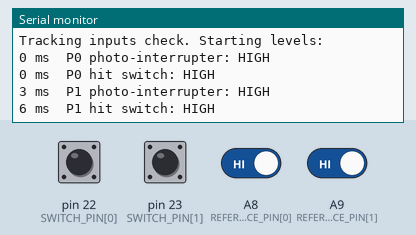
Recording of a sketch running on a simulated Arduino Mega 2560, built with avr-gcc and run on an emulated ATmega2560. On the bench: the last lines printed to the serial monitor. The test bench sets the inputs (shaded band); at power-on: A8 (REFERENCE_PIN[0]), A9 (REFERENCE_PIN[1]), pin 22 (SWITCH_PIN[0]), pin 23 (SWITCH_PIN[1]) HIGH.

Above: at 1.2 s.
1.3 s: pin 22 (SWITCH_PIN[0]) pulled LOW for 0.15 s
At 1.43 s:
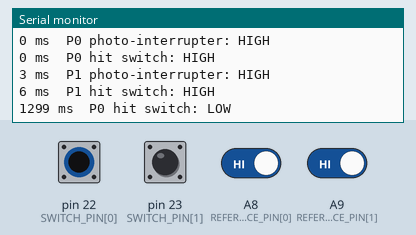
2.9 s: A8 (REFERENCE_PIN[0]) driven LOW
At 3.4 s:
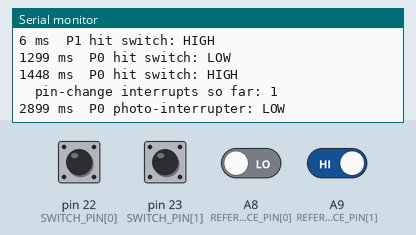
4.4 s: pin 23 (SWITCH_PIN[1]) pulled LOW for 0.15 s
At 5.2 s:
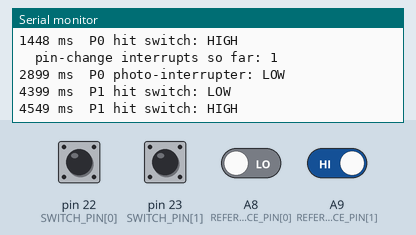
6.0 s: A9 (REFERENCE_PIN[1]) driven LOW
At 6.9 s:
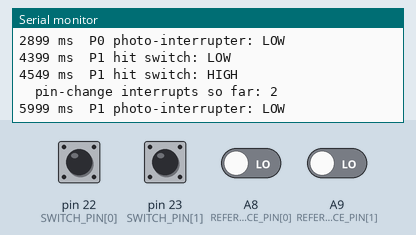
7.5 s: pin 22 (SWITCH_PIN[0]) pulled LOW for 1 s
At 9.7 s:
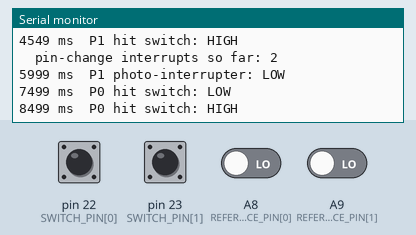
10.0 s: pin 23 (SWITCH_PIN[1]) pulled LOW for 1 s
At 11.9 s:
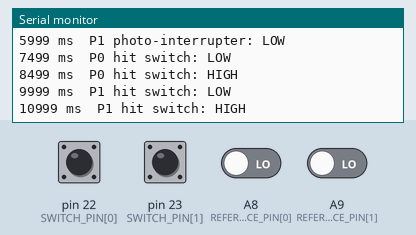

Measured:
- after the input at 1.3 s, the serial monitor: prints a new line at once (image 1)
- after the input at 2.9 s, the serial monitor: prints a new line at once (image 2)
- after the input at 4.4 s, the serial monitor: prints a new line at once (image 3)
- after the input at 6.0 s, the serial monitor: prints a new line at once (image 4)
- after the input at 7.5 s, the serial monitor: prints a new line at once (image 5)
- after the input at 10.0 s, the serial monitor: prints a new line at once (image 6)

The sketch:

tracking_inputs_check.ino
```cpp
// Tracking inputs check (Wheels Mega)
//
// Prints every change on the photo-interrupters and hit switches, using the
// same pins as crater_crawl_wheels/tracking_hal.cpp:
//   photo-interrupters: A8 (player 0), A9 (player 1)
//   hit switches:       22 (player 0), 23 (player 1), INPUT_PULLUP
//
// Open the Serial Monitor at 115200, then:
//   1. Put something through each photo-interrupter's slot. The line printed
//      while it's blocked tells you the "blocked" level. tracking_hal.cpp
//      assumes HIGH (REFERENCE_BLOCKED_LEVEL); if it prints LOW, change that.
//      The interrupt count should go up each time: that's what Tracking
//      uses to notice the crossing.
//   2. Press each hit switch. It should read LOW while pressed and HIGH when
//      released.

static const uint8_t REFERENCE_PIN[2] = {A8, A9};
static const uint8_t SWITCH_PIN[2] = {22, 23};

static uint8_t s_last_reference[2];
static uint8_t s_last_switch[2];
static volatile uint16_t s_pin_change_count = 0;
static uint16_t s_reported_count = 0;

// Pin-change interrupt for A8..A15: counts changes so we can see it fires.
ISR(PCINT2_vect)
{
    s_pin_change_count++;
}

static void print_change(const __FlashStringHelper *what, uint8_t player, uint8_t level)
{
    Serial.print(millis());
    Serial.print(F(" ms  P"));
    Serial.print(player);
    Serial.print(' ');
    Serial.print(what);
    Serial.println(level == HIGH ? F(": HIGH") : F(": LOW"));
}

void setup()
{
    Serial.begin(115200);
    for (uint8_t p = 0; p < 2; p++)
    {
        pinMode(REFERENCE_PIN[p], INPUT);
        pinMode(SWITCH_PIN[p], INPUT_PULLUP);
        s_last_reference[p] = digitalRead(REFERENCE_PIN[p]);
        s_last_switch[p] = digitalRead(SWITCH_PIN[p]);
    }

    // A8 = PCINT16, A9 = PCINT17, both on pin-change group 2.
    PCMSK2 |= (1 << PCINT16) | (1 << PCINT17);
    PCICR |= (1 << PCIE2);

    Serial.println(F("Tracking inputs check. Starting levels:"));
    for (uint8_t p = 0; p < 2; p++)
    {
        print_change(F("photo-interrupter"), p, s_last_reference[p]);
        print_change(F("hit switch"), p, s_last_switch[p]);
    }
}

void loop()
{
    for (uint8_t p = 0; p < 2; p++)
    {
        uint8_t ref = digitalRead(REFERENCE_PIN[p]);
        if (ref != s_last_reference[p])
        {
            s_last_reference[p] = ref;
            print_change(F("photo-interrupter"), p, ref);
        }

        uint8_t sw = digitalRead(SWITCH_PIN[p]);
        if (sw != s_last_switch[p])
        {
            s_last_switch[p] = sw;
            print_change(F("hit switch"), p, sw);
        }
    }

    noInterrupts();
    uint16_t count = s_pin_change_count;
    interrupts();
    if (count != s_reported_count)
    {
        s_reported_count = count;
        Serial.print(F("  pin-change interrupts so far: "));
        Serial.println(count);
    }
}
```
